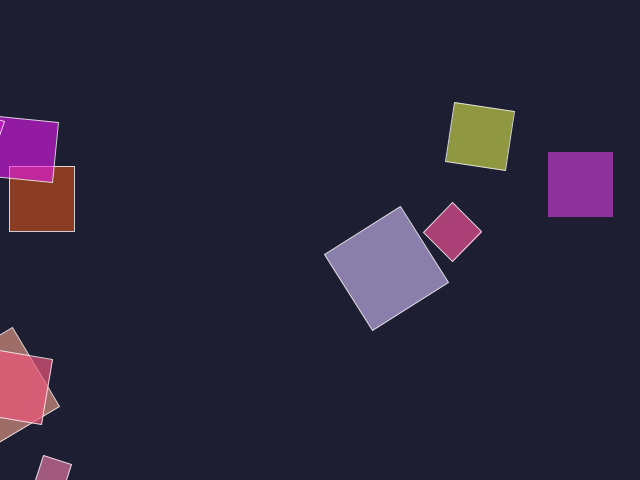
Frame 1 (no input)
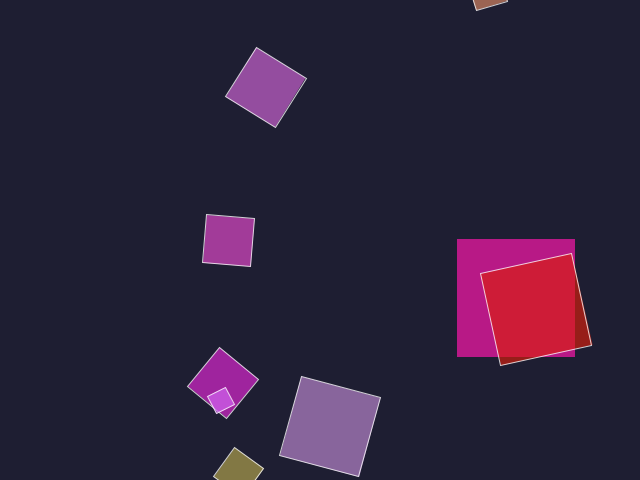
Frame 60 (the mouse pressed at the canvas centre just before this capture)
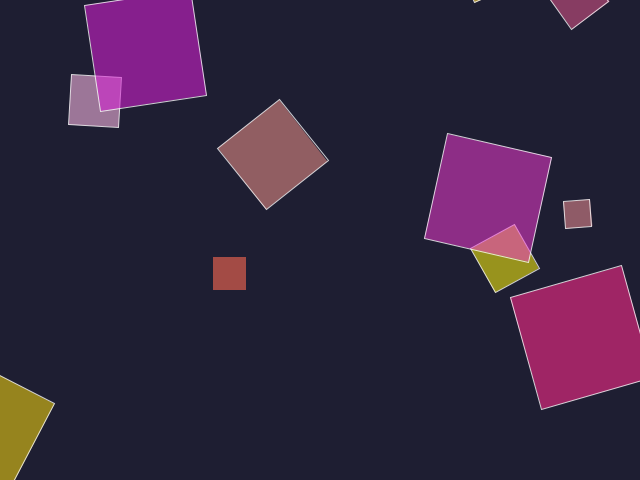
Frame 120 (the mouse held since frame 60 and released just before this capture)

The Processing sketch that drew these frames (run headless with seeded random() and noise(); from frame 60 on, the mouse is pressed at the canvas centre):

// Processing sketch: My3rd
// ── My3rd.pde
int x =0;
int y =240;
float R=0;

void setup(){
  size(640,480);
  colorMode(RGB,255);
  background(30,30,50);
  frameRate(10);
}

void draw(){
  fill(30,30,50);
  noStroke();
  rect(0,0,width,height);
  
for(int i=0; i<30; i++){
  int r=(int)random(50)+200;
  int g=(int)random(255);
  int b=(int)random(255);
  int c=(int)random(50)+130;
  
  int x=(int)random(width);
  int y=(int)random(height);
  int w=(int)random(100)+20;
  
  fill(r,g,b,c);
  rect(x,y,w,w);
  rotate(R);
R+=0.1;

stroke(255,200);
}
}
